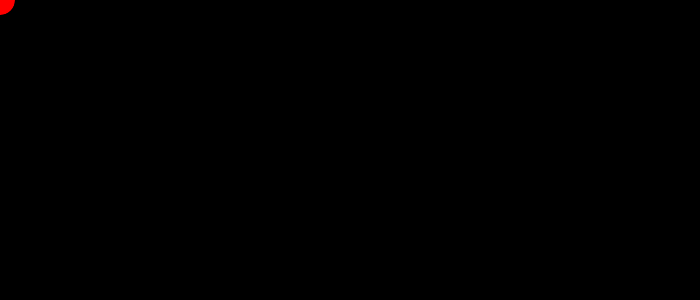
Frame 1 (no input)
Frame 60 (the mouse pressed at the canvas centre just before this capture): identical to frame 1, image omitted
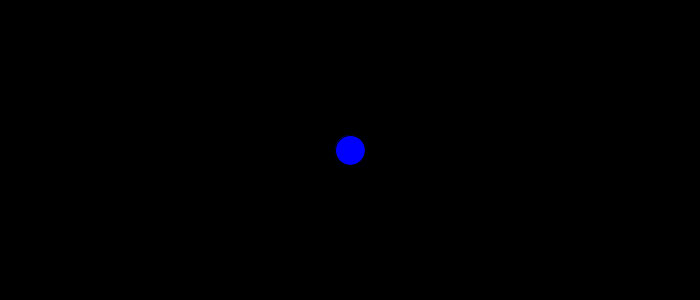
Frame 120 (the mouse held since frame 60 and released just before this capture)

The Processing sketch that drew these frames (run headless with seeded random() and noise(); from frame 60 on, the mouse is pressed at the canvas centre):

// Processing sketch: processing_151118
// ── processing_151118.pde

void setup(){
     size(700,300);
}
void draw(){
     background(0);
     fill(0,0,255);
     if(mouseX<70) {
       fill(255,0,0);
     }
     if(mouseX>width-70) {
     fill(255,0,0);
     }
     ellipse(mouseX,mouseY,30,30);
     }
            
